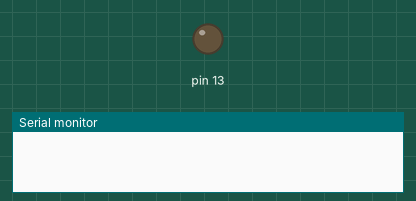
Simulated run of this sketch. Board: Arduino Uno, built with avr-gcc and run on an emulated ATmega328P. Shown: output pins drawn as LEDs (lit = HIGH), the last lines printed to the serial monitor.

Above: at 0.1 s.
At 1.1 s:
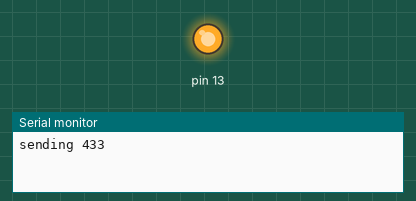
Timing chart, 0 to 4.0 s (numbered marks = the images above):
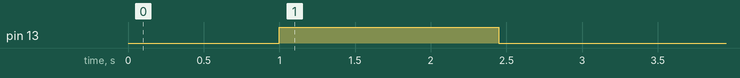

The sketch:

send_RC433_Stufetta_comando1_powerOnHigh.ino
```cpp
/*
  Example for different sending methods

  http://code.google.com/p/rc-switch/

*/

#include <RCSwitch.h>

RCSwitch mySwitch = RCSwitch();

unsigned int signal1 = 10;
unsigned int signal2 = 210;
unsigned int signal3 = 410;
unsigned int signal4 = 610;
unsigned int incremento = 0;

void setup() {

// if (!strcmp(nomeRicettore, "Condizionatore Sala"))
//  incremento =11000;
//  if (!strcmp(nomeRicettore, "Condizioantore Camera Sud"))
//    incremento =21000;
//  if (!strcmp(nomeRicettore, "Condizioantore Camera Sud"))
//    incremento =31000;
//  if (!strcmp(nomeRicettore, "Stufa Bagno"))
    incremento =41000;


  Serial.begin(9600);
  pinMode(13, OUTPUT);
  // Transmitter is connected to Arduino Pin #10
  mySwitch.enableTransmit(10);
    // Optional set pulse length.
  mySwitch.setPulseLength(350);
  delay(1000);


  sendSignal(signal1);

}

void loop()
{

}

void sendSignal(unsigned int signal)
{
  int  ix;
  Serial.print(F("sending 433 "));

  digitalWrite(13, HIGH);
  for (ix =0; ix <4; ix++)
  {
    mySwitch.send((signal + incremento), 24);
    delay(1000);
    if (!ix)
      digitalWrite(13, LOW);
  }
}
```
